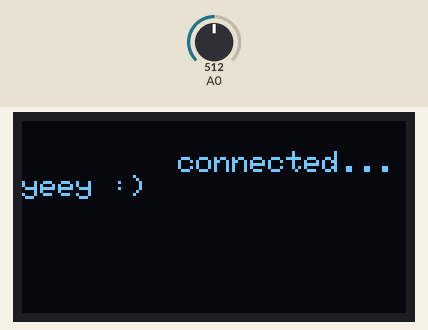
Recording of a sketch running on a simulated ESP8266 (NodeMCU). Shown: 128×64 one-colour display. The inputs (shaded band) are chosen by the test bench; at power-on: A0 = 512. WiFi joins after 1.5 s; servers stay silent unless stated; the display library's start-up logo is not drawn; what the sketch prints to the serial monitor is not drawn.

Above: at 3.7 s.
At 4.7 s:
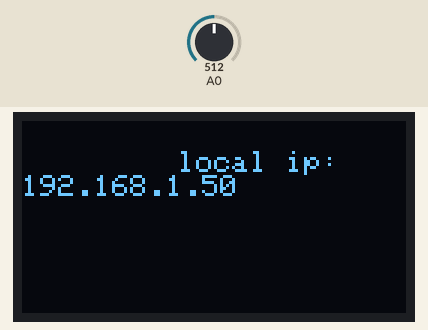
At 20.1 s:
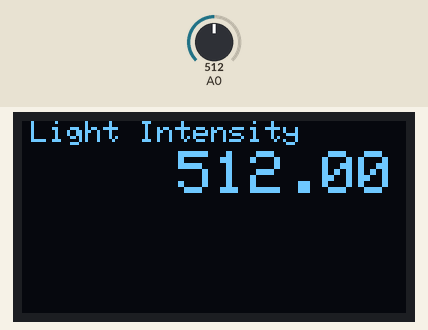

The sketch:

NodeMcu_excel_test1_LDR.ino
```cpp
//-----------------------------------------------
//This sketch is combined from Adafruit DHT sensor and tdicola
//for dht.h library
//Along with some  esp8266 NodeMCU specifics from teos009
// https://learn.adafruit.com/dht/overview
// https://gist.github.com/teos0009/acad7d1e54b97f4b2a88
//other Authors Arduino and associated Google Script:
//Aditya Riska Putra
//Ahmed Reza Rafsanzani
//Ryan Eko Saputro
//See Also
//http://jarkomdityaz.appspot.com/
//
//ELINS UGM
//
//Modified for Hackster.io project to the ESP8266 from
//a Ethernet Sheild project
//by Stephen Borsay
//Since Arduino can't handle https, we need to use Pushingbox API
//(uses http)to run
//the Google Script (uses https).
/*
 *1keBZ8GuBs5eiuVtuHEtzduG3CYKGzGREgYhUrJSmWsk

https://script.google.com/macros/s/AKfycbxOYJqSI0KRV1fbZGqARTEogEuWBXgU8BpjXnR9rlw5BvHD1hk/exec

DeviceID: v0EAB1F4EFE4455B


http://api.pushingbox.com/pushingbox?devid=v0EAB1F4EFE4455B
&LDRdata=33

https://script.google.com/macros/s/AKfycbxOYJqSI0KRV1fbZGqARTEogEuWBXgU8BpjXnR9rlw5BvHD1hk/exec
*/

#include "ESP8266WiFi.h"
#define BLYNK_PRINT Serial    // Comment this out to disable prints and save space
//needed for library
#include <DNSServer.h>
#include <ESP8266WebServer.h>
#include <WiFiManager.h>          //https://github.com/tzapu/WiFiManager
#include <BlynkSimpleEsp8266.h>
#include "Wire.h"
#include "Adafruit_GFX.h"
#include "Adafruit_SSD1306.h"
#include "ESP8266WiFi.h"
//for LED status
#include <Ticker.h>


const char WEBSITE[] = "api.pushingbox.com"; //pushingbox API server
const String devid = "v0EAB1F4EFE4455B"; //device ID from Pushingbox
float t;
Ticker ticker;
char auth[] = "55e4f2a287204fa69198463002d400c8";
// You should get Auth Token in the Blynk App.
#define OLED_RESET LED_BUILTIN //4
Adafruit_SSD1306 display(OLED_RESET);
void tick()
{
  //toggle state
  int state = digitalRead(BUILTIN_LED);  // get the current state of GPIO1 pin
  digitalWrite(BUILTIN_LED, !state);     // set pin to the opposite state
}

//gets called when WiFiManager enters configuration mode
void configModeCallback (WiFiManager *myWiFiManager) {
  Serial.println("Entered config mode");
  Serial.println(WiFi.softAPIP());
  //if you used auto generated SSID, print it
  Serial.println(myWiFiManager->getConfigPortalSSID());
  //entered config mode, make led toggle faster
  ticker.attach(0.2, tick);
}
void setup()
{
  Serial.begin(115200);
  Serial.println("LDR test!");
  Serial.println("OLED test!");
  pinMode(16, OUTPUT);
  pinMode(16, LOW);
  // Initialize display
  display.begin();

  // set display
  display.begin(SSD1306_SWITCHCAPVCC, 0x3c);
  display.display();
  delay(2000);
  display.clearDisplay();

  //set led pin as output
  pinMode(BUILTIN_LED, OUTPUT);
  // start ticker with 0.5 because we start in AP mode and try to connect
  ticker.attach(0.6, tick);

  //WiFiManager
  //Local intialization. Once its business is done, there is no need to keep it around
  WiFiManager wifiManager;
  //reset settings - for testing
  //wifiManager.resetSettings();

  //set callback that gets called when connecting to previous WiFi fails, and enters Access Point mode
  wifiManager.setAPCallback(configModeCallback);

  //fetches ssid and pass and tries to connect
  //if it does not connect it starts an access point with the specified name
  //here  "AutoConnectAP"
  //and goes into a blocking loop awaiting configuration
  if (!wifiManager.autoConnect()) {
    Serial.println("failed to connect and hit timeout");
    //reset and try again, or maybe put it to deep sleep
    ESP.reset();
    delay(1000);
  }

  //if you get here you have connected to the WiFi
  Serial.println("connected...yeey :)");
    display.setTextSize(1);
  display.setTextColor(WHITE);
  display.setCursor(52, 10);
  display.println("connected...yeey :)");
    display.display();
  display.clearDisplay();
  ticker.detach();
     delay(1000);
  //keep LED on
  digitalWrite(BUILTIN_LED, LOW);
  Serial.println("local ip");
   Serial.println(WiFi.localIP());
   display.setTextSize(1);
  display.setTextColor(WHITE);
  display.setCursor(52, 10);
   display.println("local ip: ");
  display.println(WiFi.localIP());
    display.display();
  display.clearDisplay();
   delay(5000);
   int cnt = 0;

  Blynk.config(auth);
  while (WiFi.status() != WL_CONNECTED) {
    delay(500);
    Serial.print(".");
    if (cnt++ >= 10) {
      WiFi.beginSmartConfig();
      while (1) {
        delay(1000);
        if (WiFi.smartConfigDone()) {
          Serial.println();
          Serial.println("SmartConfig: Success");
          display.println("SmartConfig: Success");
             delay(500);
          break;
        }
        Serial.print("|");
      }
    }
  }

  WiFi.printDiag(Serial);
  Serial.println("Credentials accepted! Connected to wifi\n ");
  Serial.println("");
}

void showTemp(float temp) {
  display.setTextSize(1);
  display.setCursor(3, 0);
  display.println("Light Intensity");
  display.setTextSize(2);
  display.setTextColor(WHITE);
  display.setCursor(52, 10);
  display.print(temp);
  display.println(" ");
  display.display();
  display.clearDisplay();
}
void loop()
{

  //Wait between measurements longer then normal to slow donwn
  //google sheet populate, as We dont want to exceed free service quota
  delay(10000); //10 seconds, (sampling rate vs. service call quota)
  Blynk.run();
  delay(100);   // Wait a few seconds between measurements.
  t = analogRead(A0);   // Read temperature as Celsius

  if ( isnan(t)) {
    Serial.println("Failed to read from LDR sensor!");
    return;
  }

  Serial.print("Light: ");    // show in serial monitor
  Serial.print(t);
  Serial.print(" * \n");
  showTemp(t);   // show temp
  if ( t < 420)
  {
    pinMode(16, HIGH);
    Serial.print("LED Blink \t");
    Blynk.virtualWrite(V0, HIGH);
    delay(200);
    pinMode(16, LOW);
    Blynk.virtualWrite(V0, LOW);
    delay(200);
  }

  WiFiClient client;  //Instantiate WiFi object

    //Start or API service using our WiFi Client through PushingBox
    if (client.connect(WEBSITE, 80))
      {
         client.print("GET /pushingbox?devid=" + devid + "&LDRdata=" + (String)t);

      client.println(" HTTP/1.1");
      client.print("Host: ");
      client.println(WEBSITE);
      client.println("User-Agent: NodeMcU/1.0");
      client.println("Connection: close");
      client.println();
      Serial.println("Data uploaded \t");
      }
}
```

Measured:
- what the display in image 0 shows lasts 1.0 s, from 3.6 s to 4.6 s
- what the display in image 1 shows lasts 15.5 s, from 4.6 s to 20.1 s
